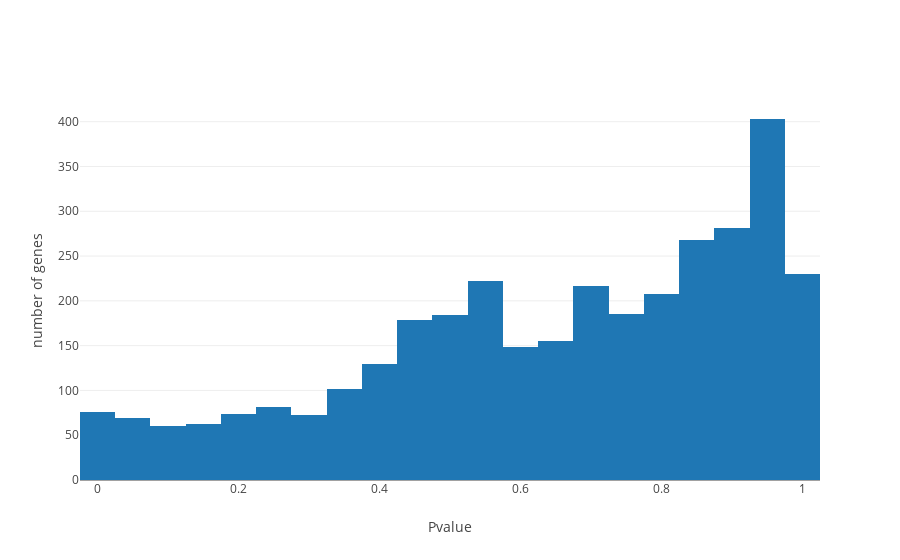

The notebook cell this image was saved under:
### Code cell
data = [go.Histogram(x=deseqres["pvalue"])]
layout = go.Layout(
    yaxis=dict(title="number of genes",
        autorange=True),xaxis=dict(title="Pvalue",
        autorange=True))
fig = go.Figure(data=data, layout=layout)
iplot(fig)

### Figure 1 — Plotly figure (JSON) as saved in the notebook; plotly's stock layout.template omitted (floating-point values rounded to 4 significant figures; data arrays with more than 128 entries replaced by an {"elided": "..."} marker saying what was removed)
{"data": [{"type": "histogram", "uid": "54754218-aa37-11e9-a79c-0025905bcede", "x": {"elided": "3408 float values"}}], "layout": {"xaxis": {"autorange": true, "title": "Pvalue"}, "yaxis": {"autorange": true, "title": "number of genes"}}}
